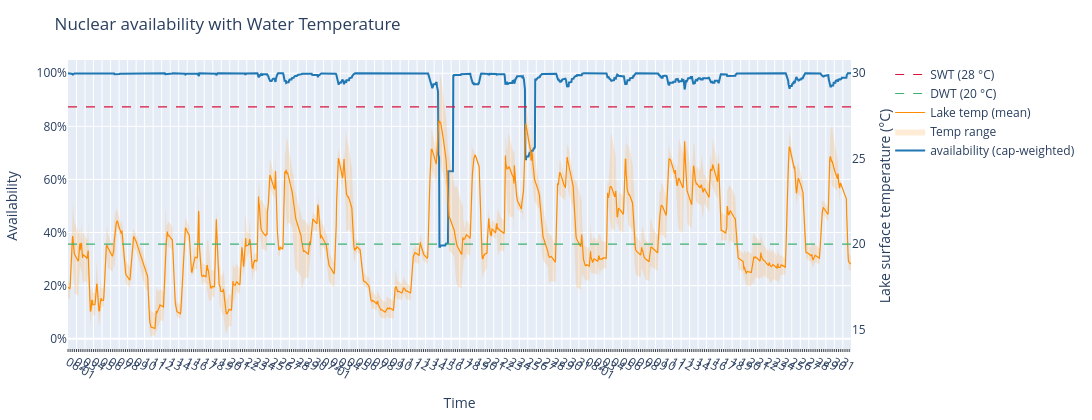

The notebook cell saved with this chart:
### Code cell
# Bus — capacity-weighted aggregate
fig = iplot_bus_profile(build_bus_damage_df("FR0 3", damage_df, cutout_data, powerplants_df, mode="aggregate"))
fig.show()

### Figure 1 — Plotly figure (JSON) as saved in the notebook; plotly's stock layout.template omitted (floating-point values rounded to 4 significant figures; data arrays with more than 128 entries replaced by an {"elided": "..."} marker saying what was removed)
{"data": [{"line": {"color": "#1f77b4", "width": 2}, "mode": "lines", "name": "availability (cap-weighted)", "type": "scatter", "x": {"elided": "2208 str values"}, "y": {"elided": "2208 float values"}, "yaxis": "y"}, {"hoverinfo": "skip", "line": {"color": "rgba(0,0,0,0)", "width": 0}, "mode": "lines", "showlegend": false, "type": "scatter", "x": {"elided": "2208 str values"}, "y": {"elided": "2208 float values"}, "yaxis": "y2"}, {"fill": "tonexty", "fillcolor": "rgba(255, 160, 50, 0.20)", "hoverinfo": "skip", "line": {"color": "rgba(0,0,0,0)", "width": 0}, "mode": "lines", "name": "Temp range", "type": "scatter", "x": {"elided": "2208 str values"}, "y": {"elided": "2208 float values"}, "yaxis": "y2"}, {"line": {"color": "darkorange", "width": 1.2}, "mode": "lines", "name": "Lake temp (mean)", "type": "scatter", "x": {"elided": "2208 str values"}, "y": {"elided": "2208 float values"}, "yaxis": "y2"}, {"hoverinfo": "skip", "line": {"color": "mediumseagreen", "dash": "dash", "width": 1.2}, "mode": "lines", "name": "DWT (20 °C)", "type": "scatter", "x": ["2022-06-01T00:00:00", "2022-08-31T23:00:00"], "y": [20, 20], "yaxis": "y2"}, {"hoverinfo": "skip", "line": {"color": "crimson", "dash": "dash", "width": 1.2}, "mode": "lines", "name": "SWT (28 °C)", "type": "scatter", "x": ["2022-06-01T00:00:00", "2022-08-31T23:00:00"], "y": [28, 28], "yaxis": "y2"}], "layout": {"height": 420, "hovermode": "x unified", "legend": {"orientation": "v", "x": 1.05, "xanchor": "left", "y": 1}, "margin": {"b": 60, "l": 60, "r": 220, "t": 60}, "title": {"text": "Nuclear availability with Water Temperature"}, "width": 1100, "xaxis": {"hoverformat": "%m-%d %H:00", "minor": {"dtick": 21600000, "showgrid": false, "ticks": "inside"}, "tickangle": 30, "tickmode": "array", "ticktext": ["06-01", "02", "03", "04", "05", "06", "07", "08", "09", "10", "11", "12", "13", "14", "15", "16", "17", "18", "19", "20", "21", "22", "23", "24", "25", "26", "27", "28", "29", "30", "07-01", "02", "03", "04", "05", "06", "07", "08", "09", "10", "11", "12", "13", "14", "15", "16", "17", "18", "19", "20", "21", "22", "23", "24", "25", "26", "27", "28", "29", "30", "31", "08-01", "02", "03", "04", "05", "06", "07", "08", "09", "10", "11", "12", "13", "14", "15", "16", "17", "18", "19", "20", "21", "22", "23", "24", "25", "26", "27", "28", "29", "30", "31"], "tickvals": ["2022-06-01T00:00:00", "2022-06-02T00:00:00", "2022-06-03T00:00:00", "2022-06-04T00:00:00", "2022-06-05T00:00:00", "2022-06-06T00:00:00", "2022-06-07T00:00:00", "2022-06-08T00:00:00", "2022-06-09T00:00:00", "2022-06-10T00:00:00", "2022-06-11T00:00:00", "2022-06-12T00:00:00", "2022-06-13T00:00:00", "2022-06-14T00:00:00", "2022-06-15T00:00:00", "2022-06-16T00:00:00", "2022-06-17T00:00:00", "2022-06-18T00:00:00", "2022-06-19T00:00:00", "2022-06-20T00:00:00", "2022-06-21T00:00:00", "2022-06-22T00:00:00", "2022-06-23T00:00:00", "2022-06-24T00:00:00", "2022-06-25T00:00:00", "2022-06-26T00:00:00", "2022-06-27T00:00:00", "2022-06-28T00:00:00", "2022-06-29T00:00:00", "2022-06-30T00:00:00", "2022-07-01T00:00:00", "2022-07-02T00:00:00", "2022-07-03T00:00:00", "2022-07-04T00:00:00", "2022-07-05T00:00:00", "2022-07-06T00:00:00", "2022-07-07T00:00:00", "2022-07-08T00:00:00", "2022-07-09T00:00:00", "2022-07-10T00:00:00", "2022-07-11T00:00:00", "2022-07-12T00:00:00", "2022-07-13T00:00:00", "2022-07-14T00:00:00", "2022-07-15T00:00:00", "2022-07-16T00:00:00", "2022-07-17T00:00:00", "2022-07-18T00:00:00", "2022-07-19T00:00:00", "2022-07-20T00:00:00", "2022-07-21T00:00:00", "2022-07-22T00:00:00", "2022-07-23T00:00:00", "2022-07-24T00:00:00", "2022-07-25T00:00:00", "2022-07-26T00:00:00", "2022-07-27T00:00:00", "2022-07-28T00:00:00", "2022-07-29T00:00:00", "2022-07-30T00:00:00", "2022-07-31T00:00:00", "2022-08-01T00:00:00", "2022-08-02T00:00:00", "2022-08-03T00:00:00", "2022-08-04T00:00:00", "2022-08-05T00:00:00", "2022-08-06T00:00:00", "2022-08-07T00:00:00", "2022-08-08T00:00:00", "2022-08-09T00:00:00", "2022-08-10T00:00:00", "2022-08-11T00:00:00", "2022-08-12T00:00:00", "2022-08-13T00:00:00", "2022-08-14T00:00:00", "2022-08-15T00:00:00", "2022-08-16T00:00:00", "2022-08-17T00:00:00", "2022-08-18T00:00:00", "2022-08-19T00:00:00", "2022-08-20T00:00:00", "2022-08-21T00:00:00", "2022-08-22T00:00:00", "2022-08-23T00:00:00", "2022-08-24T00:00:00", "2022-08-25T00:00:00", "2022-08-26T00:00:00", "2022-08-27T00:00:00", "2022-08-28T00:00:00", "2022-08-29T00:00:00", "2022-08-30T00:00:00", "2022-08-31T00:00:00"], "title": {"text": "Time"}}, "yaxis": {"range": [-0.05, 1.05], "side": "left", "tickformat": ".0%", "title": {"text": "Availability"}}, "yaxis2": {"overlaying": "y", "showgrid": false, "side": "right", "title": {"text": "Lake surface temperature (°C)"}}}}
